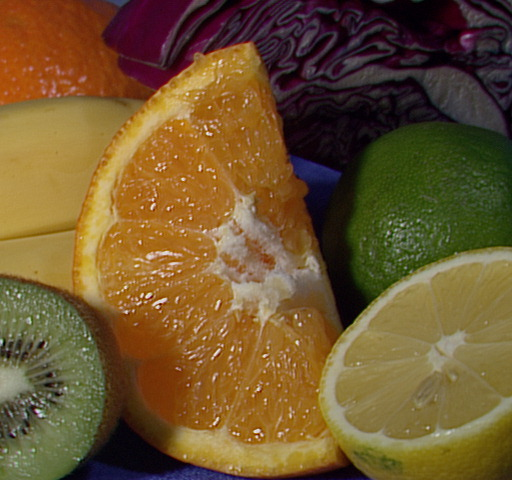
//> input picture images/fruits.jpg, 512 x 480 px
$ ./chapter10-sobel ../../images/fruits.jpg   (built with g++ and OpenCV 4)
//> lines starting //> are read from the running program, lines starting //| are printed output that depends on the picture
#include <opencv2/opencv.hpp>
#include <iostream>
using namespace cv;
using namespace std;
int main(int argc, char** argv)
{
    if (argc != 2)
    {
        cout << " Usage: " << argv[0] << " ImageToLoadAndDisplay" << endl;
        return -1;
    }
    Mat image,gray_img,solbe_x_img, solbe_x_show_img, solbe_y_img, solbe_y_show_img,solbe_show_img;
    image = imread(argv[1], IMREAD_COLOR); // Read the file
//> image is the input picture: 480 rows x 512 cols, CV_8UC3; mean B, G, R 46.2, 85.6, 110.8
    if (image.empty()) // Check for invalid input
    {
        cout << "Could not open or find the image" << std::endl;
        return -1;
    }
    // 先转成灰度图
    cvtColor(image,gray_img,COLOR_RGB2GRAY);
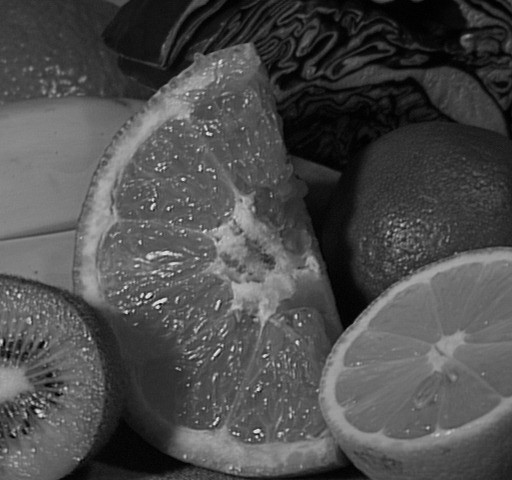
//> gray_img: 480 rows x 512 cols, CV_8UC1; min 0, max 236, mean 76.7

    Sobel(gray_img, solbe_x_img, CV_16S,1,0);
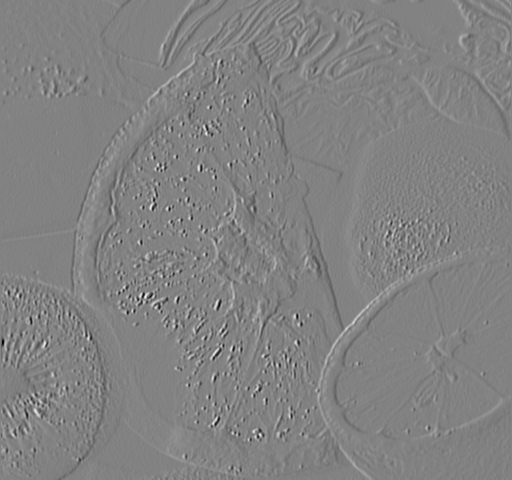
//> solbe_x_img: 480 rows x 512 cols, CV_16SC1; min -615, max 589, mean -0.6; drawn with min black and max white
    Sobel(gray_img, solbe_y_img, CV_16S, 0, 1);
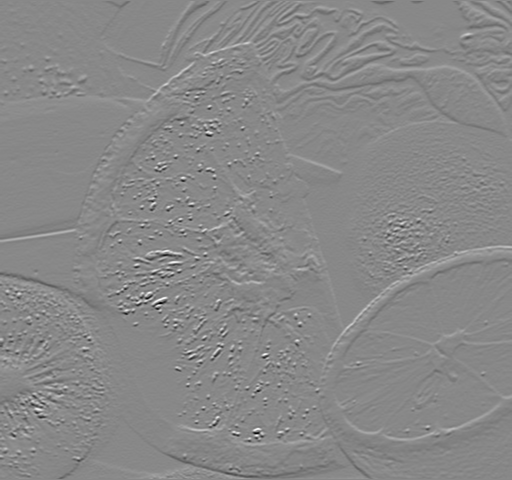
//> solbe_y_img: 480 rows x 512 cols, CV_16SC1; min -728, max 634, mean 0.3; drawn with min black and max white

    convertScaleAbs(solbe_x_img, solbe_x_show_img);
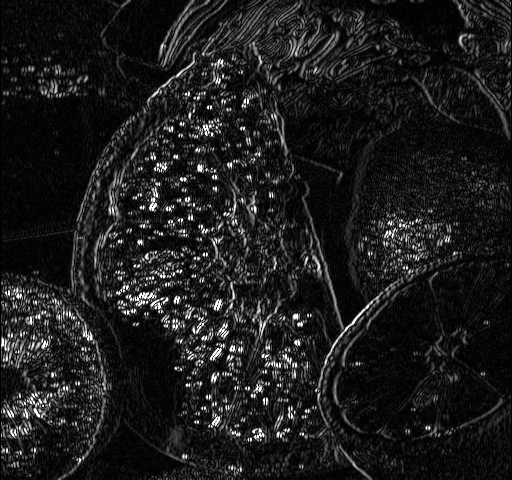
//> solbe_x_show_img: 480 rows x 512 cols, CV_8UC1; min 0, max 255, mean 28.5
    convertScaleAbs(solbe_y_img, solbe_y_show_img);
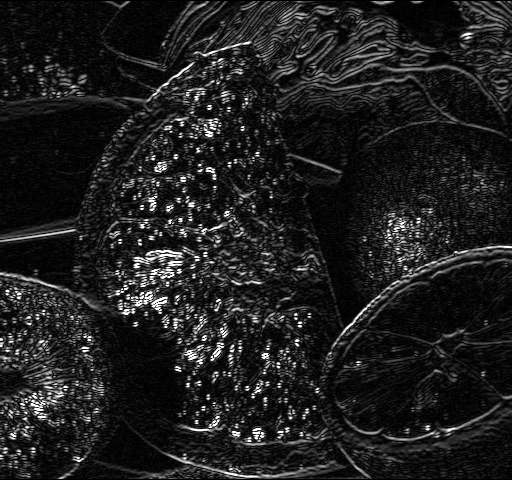
//> solbe_y_show_img: 480 rows x 512 cols, CV_8UC1; min 0, max 255, mean 31.2

    addWeighted(solbe_x_show_img, 0.5, solbe_y_show_img, 0.5, 1,solbe_show_img);
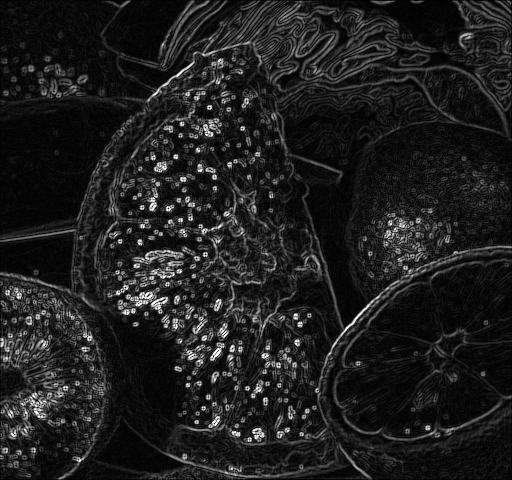
//> solbe_show_img: 480 rows x 512 cols, CV_8UC1; min 1, max 255, mean 30.9


    namedWindow("Display window", WINDOW_AUTOSIZE); // Create a window for display.
    imshow("Display window", image); // Show our image inside it.
    namedWindow("gray_img", WINDOW_AUTOSIZE);
    imshow("gray_img", gray_img);
    namedWindow("solbe_x_show_img", WINDOW_AUTOSIZE);
    imshow("solbe_x_show_img", solbe_x_show_img);
    namedWindow("solbe_y_show_img", WINDOW_AUTOSIZE);
    imshow("solbe_y_show_img", solbe_y_show_img);
    namedWindow("solbe_show_img", WINDOW_AUTOSIZE);
    imshow("solbe_show_img", solbe_show_img);

    waitKey(0); // Wait for a keystroke in the window
    return 0;
}
